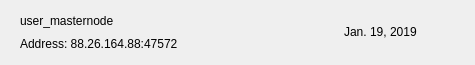
<?xml version="1.0" encoding="UTF-8"?>
<ui version="4.0">
 <class>MNRow</class>
 <widget class="QWidget" name="MNRow">
  <property name="geometry">
   <rect>
    <x>0</x>
    <y>0</y>
    <width>475</width>
    <height>65</height>
   </rect>
  </property>
  <property name="windowTitle">
   <string>Form</string>
  </property>
  <property name="styleSheet">
   <string notr="true"/>
  </property>
  <layout class="QVBoxLayout" name="verticalLayout_2">
   <property name="spacing">
    <number>0</number>
   </property>
   <property name="leftMargin">
    <number>20</number>
   </property>
   <property name="topMargin">
    <number>0</number>
   </property>
   <property name="rightMargin">
    <number>20</number>
   </property>
   <property name="bottomMargin">
    <number>0</number>
   </property>
   <item>
    <widget class="QFrame" name="frame_2">
     <property name="styleSheet">
      <string notr="true">border:none;</string>
     </property>
     <property name="frameShape">
      <enum>QFrame::StyledPanel</enum>
     </property>
     <property name="frameShadow">
      <enum>QFrame::Raised</enum>
     </property>
     <layout class="QHBoxLayout" name="horizontalLayout">
      <property name="leftMargin">
       <number>0</number>
      </property>
      <property name="rightMargin">
       <number>0</number>
      </property>
      <item>
       <widget class="QFrame" name="frame">
        <property name="styleSheet">
         <string notr="true">border:none;padding:0px;</string>
        </property>
        <property name="frameShape">
         <enum>QFrame::StyledPanel</enum>
        </property>
        <property name="frameShadow">
         <enum>QFrame::Raised</enum>
        </property>
        <layout class="QVBoxLayout" name="verticalLayout">
         <property name="spacing">
          <number>0</number>
         </property>
         <property name="leftMargin">
          <number>0</number>
         </property>
         <property name="topMargin">
          <number>0</number>
         </property>
         <property name="rightMargin">
          <number>0</number>
         </property>
         <property name="bottomMargin">
          <number>0</number>
         </property>
         <item>
          <widget class="QLabel" name="labelName">
           <property name="text">
            <string>user_masternode</string>
           </property>
          </widget>
         </item>
         <item>
          <widget class="QLabel" name="labelAddress">
           <property name="text">
            <string>Address: 88.26.164.88:47572</string>
           </property>
          </widget>
         </item>
        </layout>
       </widget>
      </item>
      <item>
       <spacer name="horizontalSpacer">
        <property name="orientation">
         <enum>Qt::Horizontal</enum>
        </property>
        <property name="sizeHint" stdset="0">
         <size>
          <width>40</width>
          <height>20</height>
         </size>
        </property>
       </spacer>
      </item>
      <item>
       <widget class="QLabel" name="labelDate">
        <property name="text">
         <string>Jan. 19, 2019</string>
        </property>
       </widget>
      </item>
      <item>
       <widget class="QPushButton" name="pushButtonMenu">
        <property name="focusPolicy">
         <enum>Qt::NoFocus</enum>
        </property>
        <property name="styleSheet">
         <string notr="true">border:none; background-color:transparent; padding:0px;</string>
        </property>
        <property name="text">
         <string/>
        </property>
        <property name="icon">
         <iconset>
          <normaloff>:/ic-menu-hover</normaloff>:/ic-menu-hover</iconset>
        </property>
        <property name="iconSize">
         <size>
          <width>24</width>
          <height>24</height>
         </size>
        </property>
       </widget>
      </item>
     </layout>
    </widget>
   </item>
   <item>
    <widget class="QLabel" name="lblDivisory">
     <property name="minimumSize">
      <size>
       <width>0</width>
       <height>1</height>
      </size>
     </property>
     <property name="maximumSize">
      <size>
       <width>16777215</width>
       <height>1</height>
      </size>
     </property>
     <property name="text">
      <string/>
     </property>
     <property name="alignment">
      <set>Qt::AlignBottom|Qt::AlignLeading|Qt::AlignLeft</set>
     </property>
    </widget>
   </item>
  </layout>
 </widget>
 <resources/>
 <connections/>
</ui>
